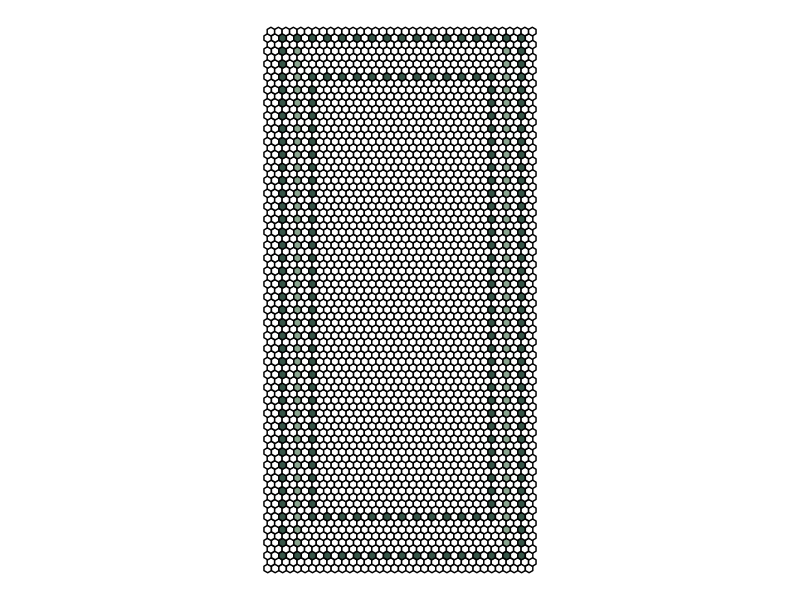

Write the R code that produced this figure. (Note: this script raises an error after producing the figure.)
## ---- chunk 1
knitr::opts_chunk$set(echo = TRUE)
## ---- chunk 2
library(tidyverse)
## ---- chunk 3
shower_width <- 36

shower_length <- 72

n_across <- shower_width

n_down <- ceiling(shower_length/(3/sqrt(3)))

inset_left <- 3
inset_right <- 2
inset_top <- 2
inset_bottom <- 3

across_xs <- rep(c(0,0, .5, 1, 1, .5, 0), n_across) +
    rep(0:(n_across-1), each = 7)

across_ys <- rep(c(0, 1/sqrt(3), 3/(2*sqrt(3)), 1/sqrt(3), 0,-1/(2*sqrt(3)), 0), n_across)
## ---- chunk 4
#light_green <- c()
light_green <- c(
  # vertical diamonds
  seq((inset_bottom + 1)*n_across + inset_left + 2, 
      2*n_across*n_down - (inset_top + 2)*n_across + inset_left + 2, 
      2*n_across),
  seq((inset_bottom + 2)*n_across - inset_right - 1, 
      2*n_across*n_down - (inset_top + 1)*n_across - inset_right -1, 
      2*n_across) 
#   seq(2551, 4901, n_down) + 2,
#   seq(103, 2403, n_down*2),
#   seq(103, 2403, n_down*2) + 1,
#   seq(2599, 4949, n_down) - 2,
#   seq(103, 2403, n_down*2) + 44,
#   seq(103, 2403, n_down*2) + 45,
#   seq(103, 103 + n_across - 6, 3),
#   seq(104, 103 + n_across - 5, 3),
#   seq(2551 + 5, 2551 + n_across - 5, 3),
#   seq(2551 + 5 + n_across, 2551 + n_across - 5 + n_across, 3),
#   seq(2403, 2403 + n_across - 6, 3),
#   seq(2404, 2403 + n_across - 5, 3),
#   seq(4851 + 5, 4851 + n_across - 5, 3),
#   seq(4851 + 5 + n_across, 4851 + n_across - 5 + n_across, 3),
#   # stars
#   c(
#       c(2762, 2762 + n_across, 2762 + 3*n_across, 2762 + 4*n_across),
#       seq(362, by = 50, length.out = 2), 
#       seq(362, by = 50, length.out = 2) + 1,
#       c(2860,2861, 2863, 2864)
#     ) + 103,
#   c(
#       c(2762, 2762 + n_across, 2762 + 3*n_across, 2762 + 4*n_across),
#       seq(362, by = 50, length.out = 2), 
#       seq(362, by = 50, length.out = 2) + 1,
#       c(2860,2861, 2863, 2864)
#     ) + 103 + 500,
#   c(
#       c(2762, 2762 + n_across, 2762 + 3*n_across, 2762 + 4*n_across),
#       seq(362, by = 50, length.out = 2), 
#       seq(362, by = 50, length.out = 2) + 1,
#       c(2860,2861, 2863, 2864)
#     ) + 103 + 1000,
#   c(
#       c(2762, 2762 + n_across, 2762 + 3*n_across, 2762 + 4*n_across),
#       seq(362, by = 50, length.out = 2), 
#       seq(362, by = 50, length.out = 2) + 1,
#       c(2860,2861, 2863, 2864)
#     ) + 103 + 1500,
#   c(
#       c(2762, 2762 + n_across, 2762 + 3*n_across, 2762 + 4*n_across),
#       seq(362, by = 50, length.out = 2), 
#       seq(362, by = 50, length.out = 2) + 1,
#       c(2860,2861, 2863, 2864)
#     ) + 123,
#   c(
#       c(2762, 2762 + n_across, 2762 + 3*n_across, 2762 + 4*n_across),
#       seq(362, by = 50, length.out = 2), 
#       seq(362, by = 50, length.out = 2) + 1,
#       c(2860,2861, 2863, 2864)
#     ) + 123 + 500,
#   c(
#       c(2762, 2762 + n_across, 2762 + 3*n_across, 2762 + 4*n_across),
#       seq(362, by = 50, length.out = 2), 
#       seq(362, by = 50, length.out = 2) + 1,
#       c(2860,2861, 2863, 2864)
#     ) + 123 + 1000,
#   c(
#       c(2762, 2762 + n_across, 2762 + 3*n_across, 2762 + 4*n_across),
#       seq(362, by = 50, length.out = 2), 
#       seq(362, by = 50, length.out = 2) + 1,
#       c(2860,2861, 2863, 2864)
#     ) + 123 + 1500
)

dark_green <- c(
  # outer every other dot
  seq((inset_bottom-1)*n_across + inset_left, 
      inset_bottom*n_across - inset_right + 1, 2),
  seq(2*n_across*n_down - inset_top*n_across + inset_left, 
      2*n_across*n_down - (inset_top - 1)*n_across - inset_right + 1, 
      2),
  seq((inset_bottom-1)*n_across + inset_left, 
      2*n_across*n_down - inset_top*n_across + inset_left, 
      2*n_across),
  seq(inset_bottom*n_across - inset_right + 1, 
      2*n_across*n_down - (inset_top - 1)*n_across - inset_right + 1, 
      2*n_across),
  # inner every other dot
  seq((inset_bottom + 5)*n_across + inset_left + 4, 
      (inset_bottom + 6)*n_across - inset_right - 3, 2),
  seq(2*n_across*n_down - (inset_top + 6)*n_across + inset_left + 4, 
      2*n_across*n_down - (inset_top + 5)*n_across - inset_right -3, 
      2),
  seq((inset_bottom + 5)*n_across + inset_left + 4, 
      2*n_across*n_down - (inset_top + 6)*n_across + inset_left + 4, 
      2*n_across),
  seq((inset_bottom + 6)*n_across - inset_right - 3, 
      2*n_across*n_down - (inset_top + 5)*n_across - inset_right -3, 
      2*n_across) 
)

hexagon <- tibble(
  x = rep(c(across_xs, across_xs + sqrt(3)/4), n_down),
  y = rep(c(across_ys, across_ys + 3/(2*sqrt(3))), n_down) + 
    rep((0:(n_down - 1))*(3/sqrt(3)), each = 2*7*n_across),
  group = rep(1:(2*n_across*n_down), each = 7),
  colors = if_else(group %in% light_green,
                   "#8aa48f",
                   if_else(group %in% dark_green,
                          "#365447",
                          "white"))
)

## ---- chunk 5
hexagon %>% 
  ggplot(aes(x = x,
             y = y, 
             group = group)) +
  geom_polygon(color = "black",
               aes(fill = colors)) +
 scale_fill_identity() +
  # geom_text(data = . %>%
  #             group_by(group) %>%
  #             summarize(mid_x = mean(x),
  #                       mid_y = mean(y)),
  #           aes(x = mid_x,
  #               y = mid_y,
  #               label = group)) +
  coord_equal() +
  theme_void()
## ---- chunk 6

# #8aa48f light
# #365447 dark
# #754a41 burgundy

hexagon %>% 
  ggplot(aes(x = x,
             y = y, 
             group = group)) +
  geom_polygon(color = "black",
               aes(fill = colors)) +
  geom_polygon(data = hexagon2,
               aes(fill = colors),
               color = "black") +
  geom_text(data = . %>%
              group_by(group) %>%
              summarize(mid_x = mean(x),
                        mid_y = mean(y)),
            aes(x = mid_x,
                y = mid_y,
                label = group)) +
  geom_text(data = hexagon2 %>%
              group_by(group) %>%
              summarize(mid_x = mean(x),
                        mid_y = mean(y)),
            aes(x = mid_x,
                y = mid_y,
                label = group)) +
  scale_fill_identity() +
  coord_equal() +
  theme_void()
## ---- chunk 7
ggsave(filename = "bathroom_floor.png")
ggsave(filename = "bathroom_floor.pdf")

ggsave(filename = "bathroom_floor_numbered.pdf", height = 40, width = 30)
